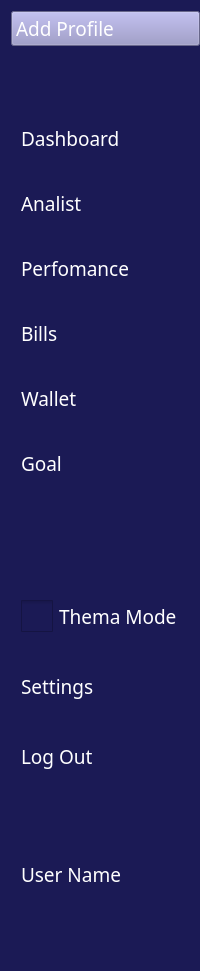
     <widget class="QWidget" name="maximize_slider_menu_widget" native="true">
      <property name="styleSheet">
       <string notr="true">QWidget{
	background-color:#1B1A55;
}
QPushButton{
	height:50px;
	weight:220px;
	border:none;
	border-top-left-radius:5px;
	border-bottom-left-radius:5px;
}
QCheckBox{
	height:50px;
	weight:220px;
}
QPushButton:checked{
	background-color:#9290C3;
	color: #9290C3;
	font-weight:bold;
}

</string>
      </property>
      <layout class="QVBoxLayout" name="verticalLayout_5">
       <property name="rightMargin">
        <number>0</number>
       </property>
       <item>
        <widget class="QComboBox" name="profiles_combobox">
         <property name="font">
          <font>
           <family>Poppins</family>
           <pointsize>14</pointsize>
          </font>
         </property>
         <property name="styleSheet">
          <string notr="true">QComboBox
{
	color:white;
	background-color:#9290C3;
}
QComboBox:editable {
    background-color: white;
}

QComboBox::drop-down
{
	border:none;
}

QComboBox::down-arrow
{
	image: url(:/img/img/chevron-down.svg);
	width:32px;
	height:32px;
	margin-right:20px;
}
QComboBox::down-arrow:on
{	
	image: url(:/img/img/chevron-up.svg);
	width:32px;
	height:32px;
	margin-right:20px;
}</string>
         </property>
         <item>
          <property name="text">
           <string>Add Profile</string>
          </property>
         </item>
         <item>
          <property name="text">
           <string>Deneme</string>
          </property>
         </item>
        </widget>
       </item>
       <item>
        <spacer name="verticalSpacer_3">
         <property name="orientation">
          <enum>Qt::Vertical</enum>
         </property>
         <property name="sizeHint" stdset="0">
          <size>
           <width>20</width>
           <height>61</height>
          </size>
         </property>
        </spacer>
       </item>
       <item>
        <layout class="QVBoxLayout" name="verticalLayout">
         <property name="spacing">
          <number>15</number>
         </property>
         <item>
          <widget class="QPushButton" name="dashboard_button">
           <property name="font">
            <font>
             <family>Poppins</family>
             <pointsize>14</pointsize>
            </font>
           </property>
           <property name="styleSheet">
            <string notr="true">color:white;
text-align: left;
padding-left: 10px;</string>
           </property>
           <property name="text">
            <string>Dashboard</string>
           </property>
           <property name="icon">
            <iconset resource="dashboard.qrc">
             <normaloff>:/img/img/grid.svg</normaloff>:/img/img/grid.svg</iconset>
           </property>
           <property name="iconSize">
            <size>
             <width>32</width>
             <height>32</height>
            </size>
           </property>
           <property name="checkable">
            <bool>true</bool>
           </property>
           <property name="autoExclusive">
            <bool>true</bool>
           </property>
          </widget>
         </item>
         <item>
          <widget class="QPushButton" name="analist_button">
           <property name="font">
            <font>
             <family>Poppins</family>
             <pointsize>14</pointsize>
            </font>
           </property>
           <property name="styleSheet">
            <string notr="true">color:white;
text-align: left;
padding-left: 10px;</string>
           </property>
           <property name="text">
            <string>Analist</string>
           </property>
           <property name="icon">
            <iconset resource="dashboard.qrc">
             <normaloff>:/img/img/analist.svg</normaloff>:/img/img/analist.svg</iconset>
           </property>
           <property name="iconSize">
            <size>
             <width>32</width>
             <height>32</height>
            </size>
           </property>
           <property name="checkable">
            <bool>true</bool>
           </property>
           <property name="autoExclusive">
            <bool>true</bool>
           </property>
          </widget>
         </item>
         <item>
          <widget class="QPushButton" name="performance_button">
           <property name="font">
            <font>
             <family>Poppins</family>
             <pointsize>14</pointsize>
            </font>
           </property>
           <property name="styleSheet">
            <string notr="true">color:white;
text-align: left;
padding-left: 10px;</string>
           </property>
           <property name="text">
            <string>Perfomance</string>
           </property>
           <property name="icon">
            <iconset resource="dashboard.qrc">
             <normaloff>:/img/img/performance.svg</normaloff>:/img/img/performance.svg</iconset>
           </property>
           <property name="iconSize">
            <size>
             <width>32</width>
             <height>32</height>
            </size>
           </property>
           <property name="checkable">
            <bool>true</bool>
           </property>
           <property name="autoExclusive">
            <bool>true</bool>
           </property>
          </widget>
         </item>
         <item>
          <widget class="QPushButton" name="bills_button">
           <property name="font">
            <font>
             <family>Poppins</family>
             <pointsize>14</pointsize>
            </font>
           </property>
           <property name="styleSheet">
            <string notr="true">color:white;
text-align: left;
padding-left: 10px;</string>
           </property>
           <property name="text">
            <string>Bills</string>
           </property>
           <property name="icon">
            <iconset resource="dashboard.qrc">
             <normaloff>:/img/img/bills.svg</normaloff>:/img/img/bills.svg</iconset>
           </property>
           <property name="iconSize">
            <size>
             <width>32</width>
             <height>32</height>
            </size>
           </property>
           <property name="checkable">
            <bool>true</bool>
           </property>
           <property name="autoExclusive">
            <bool>true</bool>
           </property>
          </widget>
         </item>
         <item>
          <widget class="QPushButton" name="wallet_button">
           <property name="font">
            <font>
             <family>Poppins</family>
             <pointsize>14</pointsize>
            </font>
           </property>
           <property name="styleSheet">
            <string notr="true">color:white;
text-align: left;
padding-left: 10px;</string>
           </property>
           <property name="text">
            <string>Wallet</string>
           </property>
           <property name="icon">
            <iconset resource="dashboard.qrc">
             <normaloff>:/img/img/wallet.svg</normaloff>:/img/img/wallet.svg</iconset>
           </property>
           <property name="iconSize">
            <size>
             <width>32</width>
             <height>32</height>
            </size>
           </property>
           <property name="checkable">
            <bool>true</bool>
           </property>
           <property name="autoExclusive">
            <bool>true</bool>
           </property>
          </widget>
         </item>
         <item>
          <widget class="QPushButton" name="goal_button">
           <property name="font">
            <font>
             <family>Poppins</family>
             <pointsize>14</pointsize>
            </font>
           </property>
           <property name="styleSheet">
            <string notr="true">color:white;
text-align: left;
padding-left: 10px;</string>
           </property>
           <property name="text">
            <string>Goal</string>
           </property>
           <property name="icon">
            <iconset resource="dashboard.qrc">
             <normaloff>:/img/img/crosshair.svg</normaloff>:/img/img/crosshair.svg</iconset>
           </property>
           <property name="iconSize">
            <size>
             <width>32</width>
             <height>32</height>
            </size>
           </property>
           <property name="checkable">
            <bool>true</bool>
           </property>
           <property name="autoExclusive">
            <bool>true</bool>
           </property>
          </widget>
         </item>
        </layout>
       </item>
       <item>
        <spacer name="verticalSpacer_4">
         <property name="orientation">
          <enum>Qt::Vertical</enum>
         </property>
         <property name="sizeHint" stdset="0">
          <size>
           <width>20</width>
           <height>97</height>
          </size>
         </property>
        </spacer>
       </item>
       <item>
        <layout class="QVBoxLayout" name="verticalLayout_4">
         <property name="spacing">
          <number>20</number>
         </property>
         <item>
          <widget class="QCheckBox" name="thema_button">
           <property name="font">
            <font>
             <family>Poppins</family>
             <pointsize>14</pointsize>
            </font>
           </property>
           <property name="styleSheet">
            <string notr="true">QCheckBox{
	color:white;
	padding-left: 10px;
}
QCheckBox::indicator {
	width: 32px;
	height: 32px;
}

QCheckBox::indicator:checked{
	image: url(:/img/img/toggle-right.svg);
}

QCheckBox::indicator:unchecked{

	image: url(:/img/img/toggle-left.svg);
}</string>
           </property>
           <property name="text">
            <string>Thema Mode</string>
           </property>
           <property name="checkable">
            <bool>true</bool>
           </property>
           <property name="autoExclusive">
            <bool>false</bool>
           </property>
          </widget>
         </item>
         <item>
          <widget class="QPushButton" name="settings_button">
           <property name="font">
            <font>
             <family>Poppins</family>
             <pointsize>14</pointsize>
            </font>
           </property>
           <property name="styleSheet">
            <string notr="true">color:white;
text-align: left;
padding-left: 10px;</string>
           </property>
           <property name="text">
            <string>Settings</string>
           </property>
           <property name="icon">
            <iconset resource="dashboard.qrc">
             <normaloff>:/img/img/settings.svg</normaloff>:/img/img/settings.svg</iconset>
           </property>
           <property name="iconSize">
            <size>
             <width>32</width>
             <height>32</height>
            </size>
           </property>
           <property name="checkable">
            <bool>true</bool>
           </property>
           <property name="autoExclusive">
            <bool>true</bool>
           </property>
          </widget>
         </item>
         <item>
          <widget class="QPushButton" name="logout_button">
           <property name="font">
            <font>
             <family>Poppins</family>
             <pointsize>14</pointsize>
            </font>
           </property>
           <property name="styleSheet">
            <string notr="true">color:white;
text-align: left;
padding-left: 10px;</string>
           </property>
           <property name="text">
            <string>Log Out</string>
           </property>
           <property name="icon">
            <iconset resource="dashboard.qrc">
             <normaloff>:/img/img/log-out.svg</normaloff>:/img/img/log-out.svg</iconset>
           </property>
           <property name="iconSize">
            <size>
             <width>32</width>
             <height>32</height>
            </size>
           </property>
           <property name="checkable">
            <bool>true</bool>
           </property>
           <property name="autoExclusive">
            <bool>true</bool>
           </property>
          </widget>
         </item>
        </layout>
       </item>
       <item>
        <spacer name="verticalSpacer_6">
         <property name="orientation">
          <enum>Qt::Vertical</enum>
         </property>
         <property name="sizeHint" stdset="0">
          <size>
           <width>20</width>
           <height>62</height>
          </size>
         </property>
        </spacer>
       </item>
       <item>
        <widget class="QPushButton" name="profile_button">
         <property name="font">
          <font>
           <family>Poppins</family>
           <pointsize>14</pointsize>
          </font>
         </property>
         <property name="styleSheet">
          <string notr="true">color:white;
text-align: left;
padding-left: 10px;</string>
         </property>
         <property name="text">
          <string>User Name</string>
         </property>
         <property name="icon">
          <iconset resource="dashboard.qrc">
           <normaloff>:/img/img/default_profile.svg</normaloff>:/img/img/default_profile.svg</iconset>
         </property>
         <property name="iconSize">
          <size>
           <width>32</width>
           <height>32</height>
          </size>
         </property>
         <property name="checkable">
          <bool>true</bool>
         </property>
         <property name="autoExclusive">
          <bool>true</bool>
         </property>
        </widget>
       </item>
       <item>
        <spacer name="verticalSpacer_8">
         <property name="orientation">
          <enum>Qt::Vertical</enum>
         </property>
         <property name="sizeHint" stdset="0">
          <size>
           <width>20</width>
           <height>61</height>
          </size>
         </property>
        </spacer>
       </item>
      </layout>
     </widget>
